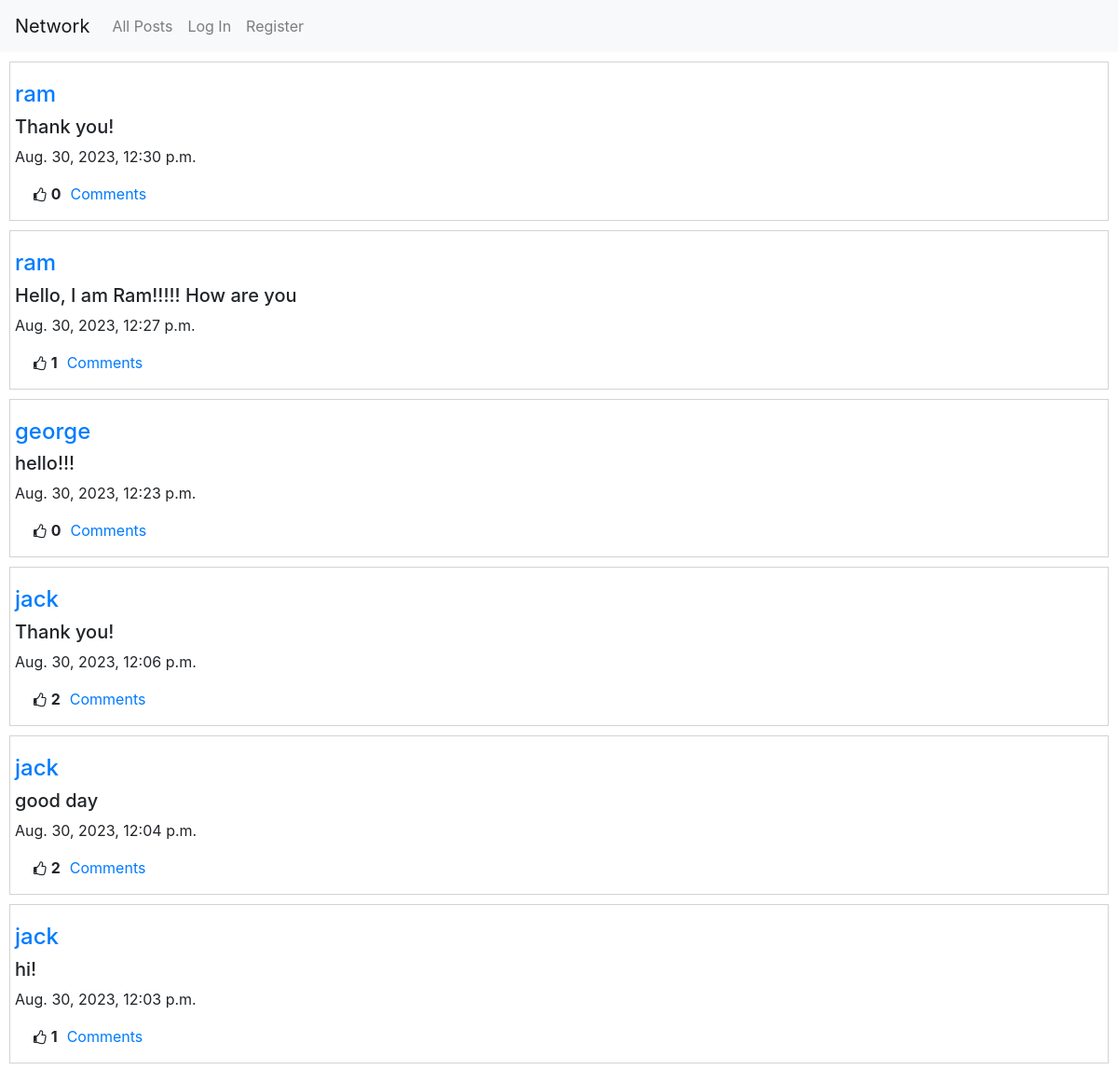
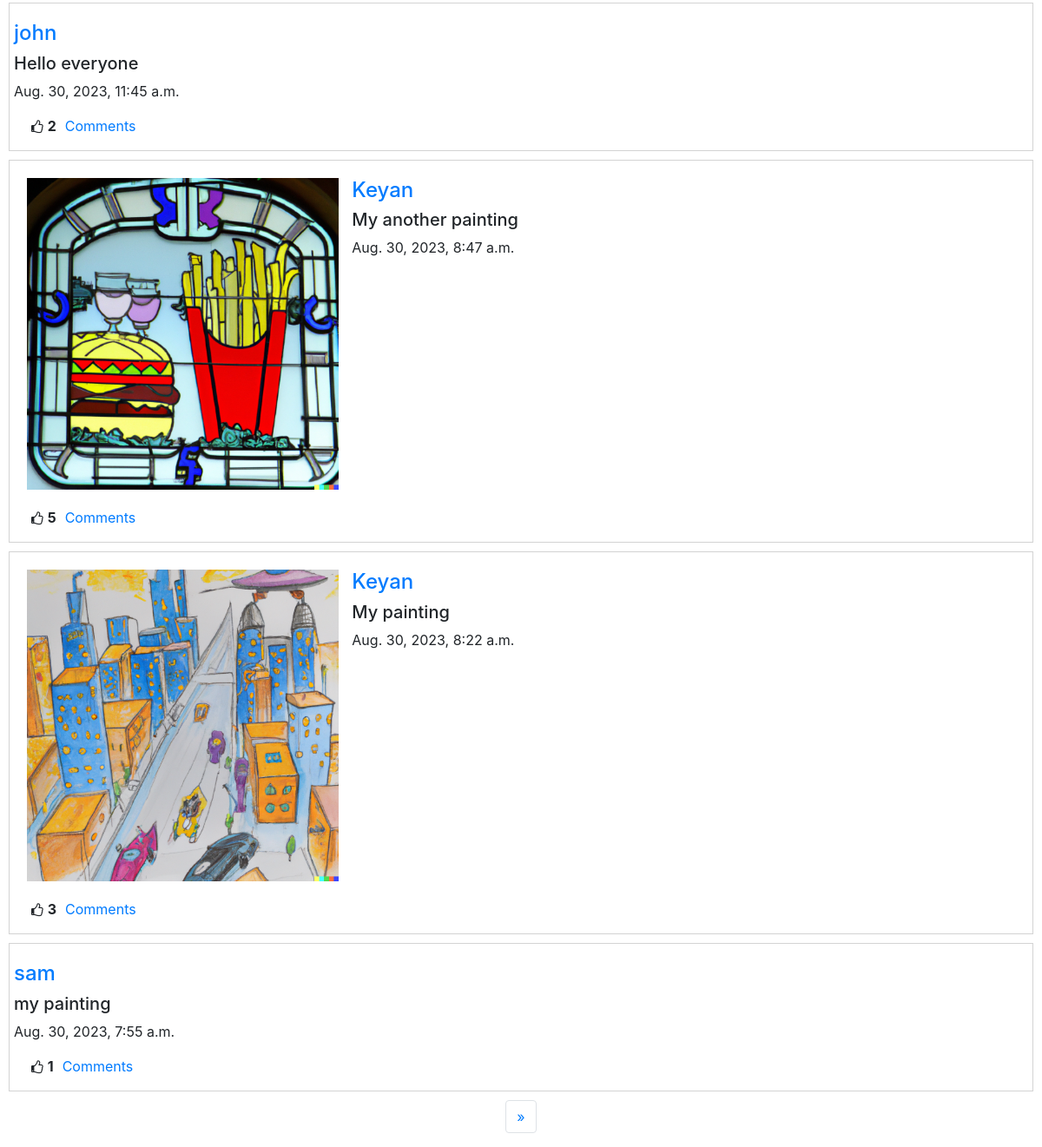
The page / on the database its author committed (2 pictures, top to bottom).
### network/models.py (models this page shows, shortened)
class Post(models.Model):
    creater = models.ForeignKey(User, related_name='my_name', on_delete=models.CASCADE)
    content = models.CharField(max_length=255)
    liked = models.ManyToManyField(User, related_name='liked_users_or_post' ,blank=True, null=True)
    time = models.DateTimeField(auto_now_add=True)
    image = models.ImageField(null=True, blank=True, upload_to='images/')

class User(AbstractUser):
    pass

### network/views.py (the view)
# urls.py: path("", views.index, name="index"),
def index(request):
    if request.method=="POST":
        form = PostForm(request.POST, request.FILES)
        if form.is_valid():
            post = form.save(commit=False)
            post.creater = request.user
            post.save()
            return HttpResponseRedirect( reverse("index"))
        else:
            return render(request, "network/index.html", {
                "form": form,
                "message": "Enter valid details"
                })
    else:
        user = request.user
        form = PostForm()
        all_posts = Post.objects.all().order_by('time').reverse()
        liked_posts = []
        posts_id = []
        for post in all_posts:
            if user in post.liked.all():
                liked_posts.append(post)
                posts_id.append(post.id)
        p = Paginator(all_posts, 10)
        page_no = request.GET.get('page')
        posts = p.get_page(page_no)
        return render(request, "network/index.html", {
                "form" : form,
                "posts": posts,
                "liked" : liked_posts,
                "p_id" : posts_id
            })

### network/templates/network/index.html (shortened to what this page needs)
{% extends "network/layout.html" %}
{% block body %}
{% for post in posts %}
<div class="posts">
  <div id='p'>
    {% if post.image %}
    <div class="col-md-4">
      <img src="{{post.image.url}}" class="img-fluid rounded-start">
    </div>
    {% endif %}
    <div id='c'>
      <a href='{% url 'profile' post.creater.id %}'><h4>{{post.creater}}</h4></a>
      <h5>{{post.content}}</h5>
      <p>{{post.time}}</p>
    </div>
  </div>
  <div class = 'd-flex justify-content-flex-start'>
  <i style="font-size:16px; margin-left:20px" class="fa">&#xf087;</i><b><p id='count_{{post.id}}'>{{post.liked.count}}</p></b></li>
  <a style='margin-left:10px' href='{% url 'readcomms' post.id %}' id='comm_a{{post.id}}'>Comments</a>
  </div>
</div>
{% endfor %}
<nav aria-label="Page navigation example">
    <ul class="pagination">
      {% if posts.has_next %}
      <li class="page-item">
        <a class="page-link" href="?page={{posts.next_page_number}}" aria-label="Next">
          <span aria-hidden="true">&raquo;</span>
        </a>
      </li>
      {% endif %}
    </ul>
  </nav>
{% endblock %}

### network/static/network/styles.css (style rules this page uses)
.posts { display : flex; flex-direction: column; padding : 0px 5px; border : 1px solid lightgray; margin : 10px; }
#p { display:flex; }
.pagination { display : flex; flex-direction: row; justify-content: center; }
i { margin : 5px; }
#p { display : flex; }
img { margin: 20px 0 20px; }
#c { margin: 20px 0 0; }

### rows shown on the page
Post: creater "ram", content "Thank you!", time "Aug. 30, 2023, 12:30 p.m.", liked.count "0"
Post: creater "ram", content "Hello, I am Ram!!!!! How are you", time "Aug. 30, 2023, 12:27 p.m.", liked.count "1"
Post: creater "george", content "hello!!!", time "Aug. 30, 2023, 12:23 p.m.", liked.count "0"
Post: creater "jack", content "Thank you!", time "Aug. 30, 2023, 12:06 p.m.", liked.count "2"
Post: creater "jack", content "good day", time "Aug. 30, 2023, 12:04 p.m.", liked.count "2"
Post: creater "jack", content "hi!", time "Aug. 30, 2023, 12:03 p.m.", liked.count "1"
Post: creater "john", content "Hello everyone", time "Aug. 30, 2023, 11:45 a.m.", liked.count "2"
Post: image (picture), creater "Keyan", content "My another painting", time "Aug. 30, 2023, 8:47 a.m.", liked.count "5"
Post: image (picture), creater "Keyan", content "My painting", time "Aug. 30, 2023, 8:22 a.m.", liked.count "3"
Post: creater "sam", content "my painting", time "Aug. 30, 2023, 7:55 a.m.", liked.count "1"
